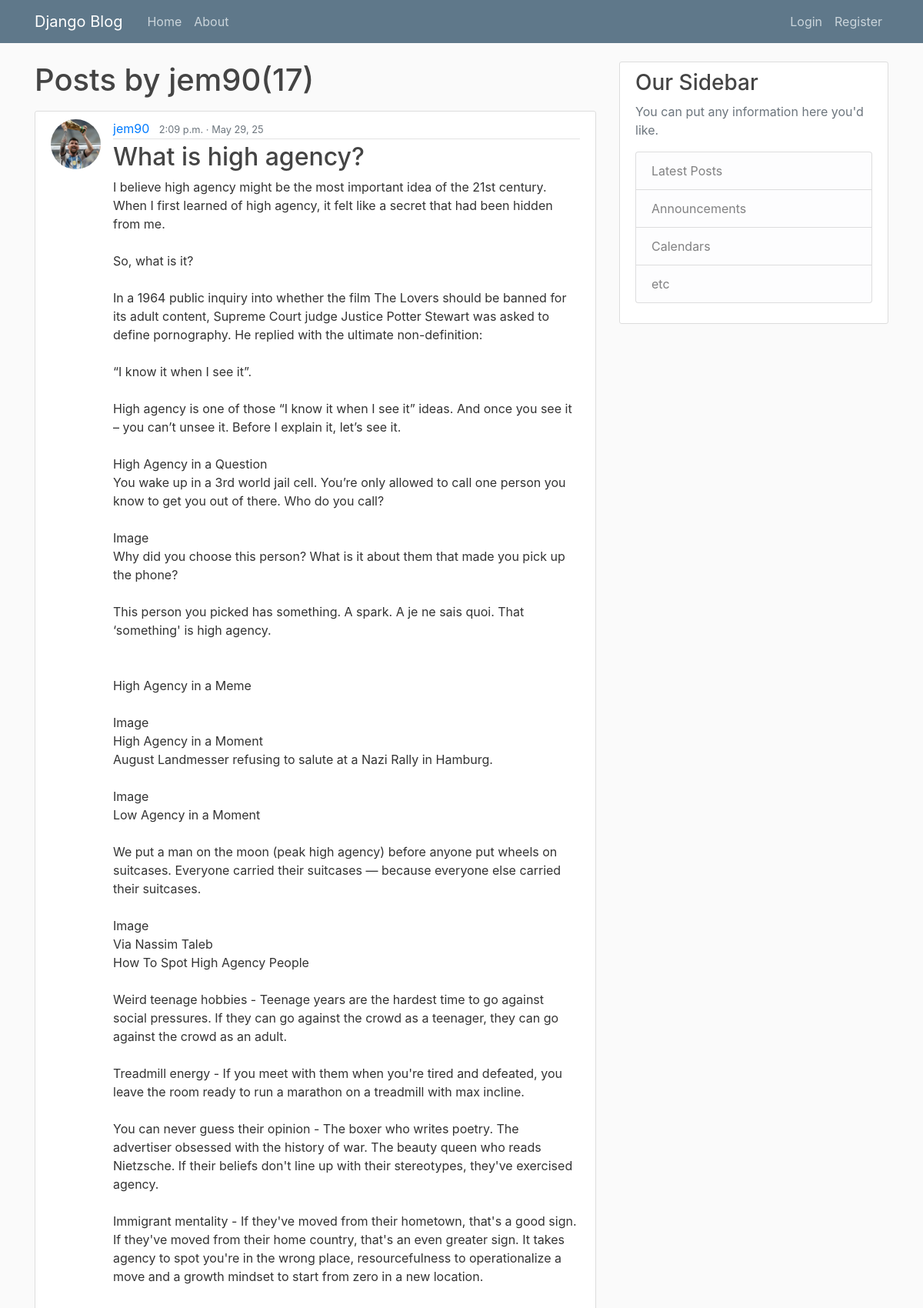
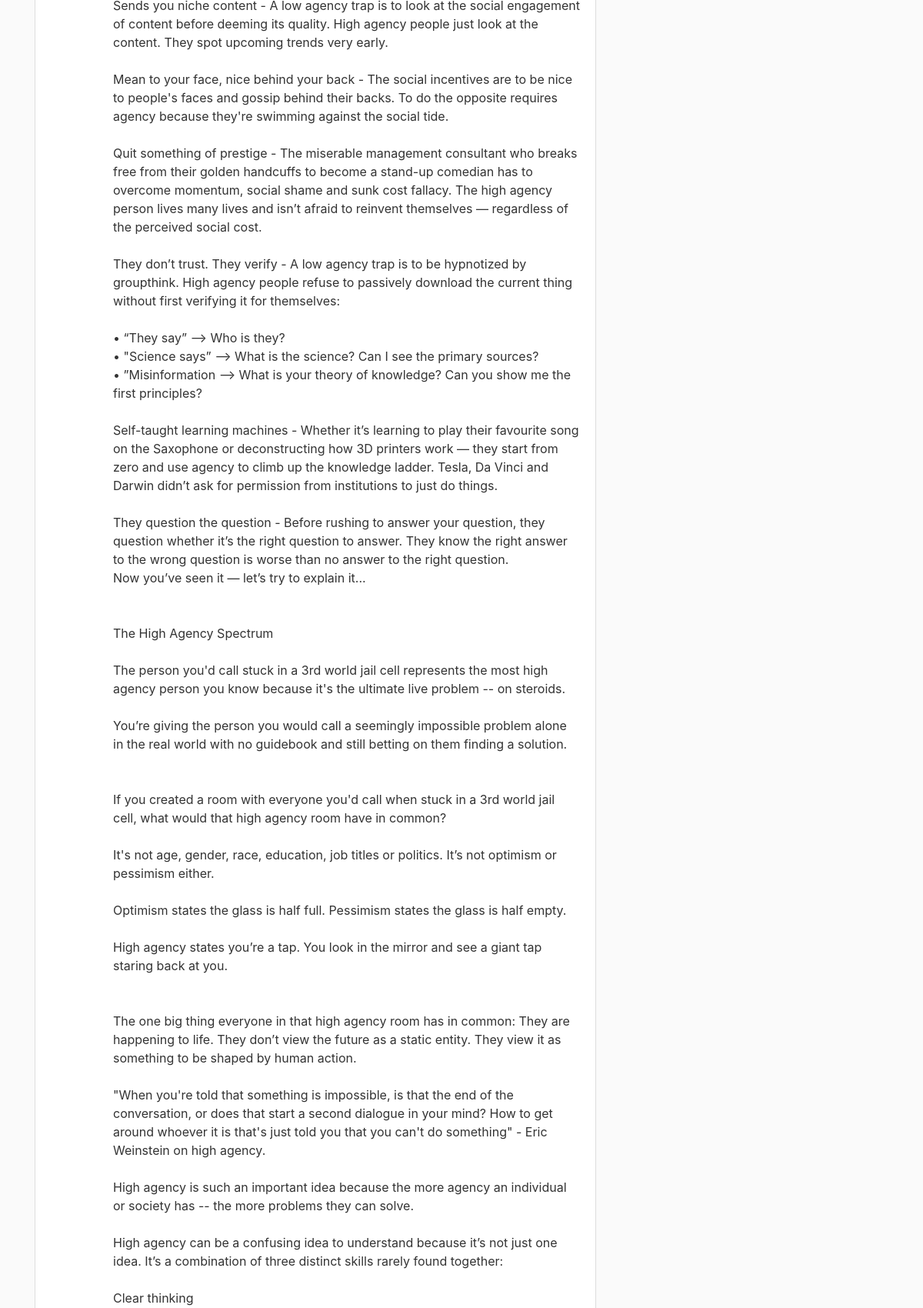
Screenshot of /user/jem90/ (upper part) with the database file from the repository (2 pictures, top to bottom).
### blog/models.py (models this page shows, shortened)
class Post(models.Model):
    title = models.CharField(max_length=200)
    date = models.DateTimeField(default=timezone.now)
    content = models.TextField()
    author = models.ForeignKey(User, on_delete=models.CASCADE)

### users/models.py (models this page shows, shortened)
class Profile(models.Model):
    user = models.OneToOneField(User, on_delete=models.CASCADE)
    image = models.ImageField(default="default.jpg", upload_to="profile_pics")

### blog/views.py (the view)
# urls.py: path("user/<str:username>/", UserPostListview.as_view(), name="user-posts"),
class UserPostListview(ListView):
    context_object_name = "posts"
    model = Post
    template_name = "blog/.html"
    ordering = ["-date"]
    paginate_by = 5
    def get_queryset(self):
        user = get_object_or_404(User, username=self.kwargs.get("username"))
        return Post.objects.filter(author=user).order_by("-date")

### blog/templates/blog/post_list.html (shortened to what this page needs)
{% extends "blog/base.html" %} {% block content %}
<h1 class="mb-3">
  Posts by {{ view.kwargs.username }}({{ page_obj.paginator.count }})
</h1>
{% for post in posts %}
<article class="media content-section">
  <img
    class="rounded-circle article-img"
    src="{{ post.author.profile.image.url }}"
    alt=""
  />
  <div class="media-body">
    <div class="article-metadata">
      <a class="mr-2" href="{% url 'user-posts' post.author.username %}"
        >{{ post.author }}</a
      >
      <small class="text-muted">{{ post.date|date:"P · M j, y"}}</small>
    </div>
    <h2>
      <a class="article-title" href="{% url 'post-detail' post.id %}"
        >{{ post.title }}</a
      >
    </h2>
    <p class="article-content">{{ post.content }}</p>
  </div>
</article>
{% endfor %}
{% endblock content %}

### blog/static/blog/main.css (style rules this page uses)
body { background: #fafafa; color: #333333; margin-top: 5rem; }
h1, h2, h3, h4, h5, h6 { color: #444444; }
.content-section { background: #ffffff; padding: 10px 20px; border: 1px solid #dddddd; border-radius: 3px; margin-bottom: 20px; }
.article-title { color: #444444; }
.article-content { white-space: pre-line; }
.article-img { height: 65px; width: 65px; margin-right: 16px; }
.article-metadata { padding-bottom: 1px; margin-bottom: 4px; border-bottom: 1px solid #e3e3e3; }

### rows the page displays
Post: author.profile.image (picture), author "jem90", date "2:09 p.m. · May 29, 25", title "What is high agency?"

### other values shown
{{ view.kwargs.username }} "jem90"
{{ page_obj.paginator.count }} "17"
